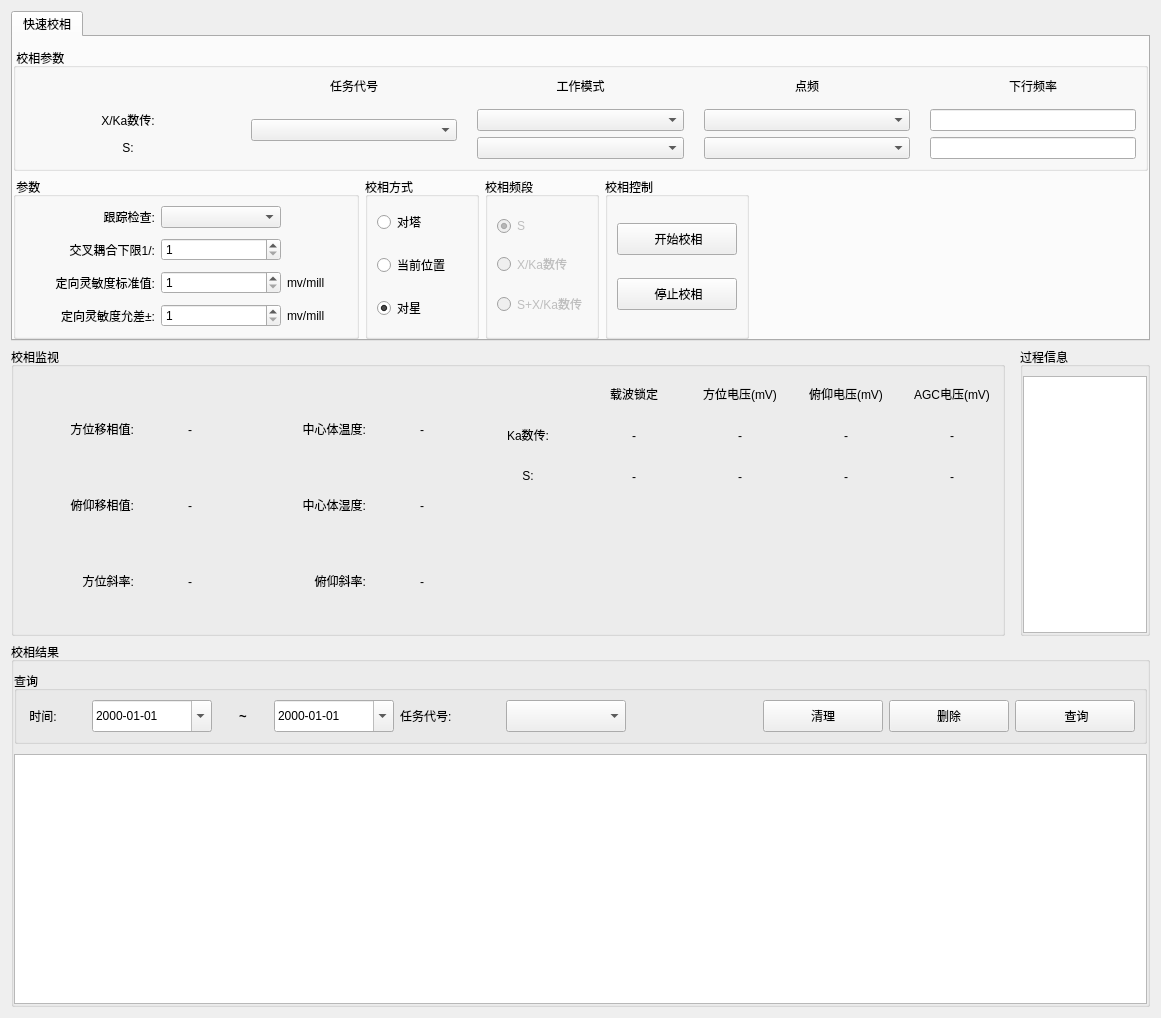
<?xml version="1.0" encoding="UTF-8"?>
<ui version="4.0">
 <class>PhaseCalibration</class>
 <widget class="QWidget" name="PhaseCalibration">
  <property name="geometry">
   <rect>
    <x>0</x>
    <y>0</y>
    <width>1161</width>
    <height>1018</height>
   </rect>
  </property>
  <layout class="QVBoxLayout" name="verticalLayout_3">
   <item>
    <widget class="QTabWidget" name="tabWidget">
     <property name="currentIndex">
      <number>0</number>
     </property>
     <widget class="QWidget" name="quickPC">
      <attribute name="title">
       <string>快速校相</string>
      </attribute>
      <layout class="QVBoxLayout" name="verticalLayout">
       <property name="leftMargin">
        <number>0</number>
       </property>
       <property name="topMargin">
        <number>11</number>
       </property>
       <property name="rightMargin">
        <number>0</number>
       </property>
       <property name="bottomMargin">
        <number>0</number>
       </property>
       <item>
        <widget class="QGroupBox" name="groupBox">
         <property name="title">
          <string> 校相参数</string>
         </property>
         <layout class="QGridLayout" name="gridLayout_3" columnstretch="0,0,0,0,0">
          <property name="horizontalSpacing">
           <number>20</number>
          </property>
          <item row="0" column="4">
           <widget class="QLabel" name="label_33">
            <property name="text">
             <string>下行频率</string>
            </property>
            <property name="alignment">
             <set>Qt::AlignCenter</set>
            </property>
           </widget>
          </item>
          <item row="2" column="0">
           <widget class="QLabel" name="label_13">
            <property name="text">
             <string>X/Ka数传:</string>
            </property>
            <property name="alignment">
             <set>Qt::AlignCenter</set>
            </property>
           </widget>
          </item>
          <item row="2" column="4">
           <widget class="QLineEdit" name="sc_downFreqQuick">
            <property name="sizePolicy">
             <sizepolicy hsizetype="Preferred" vsizetype="Fixed">
              <horstretch>0</horstretch>
              <verstretch>0</verstretch>
             </sizepolicy>
            </property>
            <property name="readOnly">
             <bool>true</bool>
            </property>
           </widget>
          </item>
          <item row="2" column="2">
           <widget class="QComboBox" name="sc_workMode"/>
          </item>
          <item row="2" column="3">
           <widget class="QComboBox" name="sc_dotDrequency"/>
          </item>
          <item row="0" column="1">
           <widget class="QLabel" name="label_25">
            <property name="text">
             <string>任务代号</string>
            </property>
            <property name="alignment">
             <set>Qt::AlignCenter</set>
            </property>
           </widget>
          </item>
          <item row="3" column="3">
           <widget class="QComboBox" name="s_dotDrequency"/>
          </item>
          <item row="0" column="2">
           <widget class="QLabel" name="label_20">
            <property name="text">
             <string>工作模式</string>
            </property>
            <property name="alignment">
             <set>Qt::AlignCenter</set>
            </property>
           </widget>
          </item>
          <item row="1" column="1" rowspan="3">
           <widget class="QComboBox" name="taskCode"/>
          </item>
          <item row="0" column="3">
           <widget class="QLabel" name="label_24">
            <property name="text">
             <string>点频</string>
            </property>
            <property name="alignment">
             <set>Qt::AlignCenter</set>
            </property>
           </widget>
          </item>
          <item row="3" column="0">
           <widget class="QLabel" name="label_15">
            <property name="text">
             <string>S:</string>
            </property>
            <property name="alignment">
             <set>Qt::AlignCenter</set>
            </property>
           </widget>
          </item>
          <item row="3" column="4">
           <widget class="QLineEdit" name="s_downFreqQuick">
            <property name="sizePolicy">
             <sizepolicy hsizetype="Preferred" vsizetype="Fixed">
              <horstretch>0</horstretch>
              <verstretch>0</verstretch>
             </sizepolicy>
            </property>
            <property name="readOnly">
             <bool>true</bool>
            </property>
           </widget>
          </item>
          <item row="3" column="2">
           <widget class="QComboBox" name="s_workMode"/>
          </item>
         </layout>
        </widget>
       </item>
       <item>
        <widget class="QWidget" name="widget_2" native="true">
         <layout class="QHBoxLayout" name="horizontalLayout_3">
          <property name="leftMargin">
           <number>0</number>
          </property>
          <property name="topMargin">
           <number>0</number>
          </property>
          <property name="rightMargin">
           <number>0</number>
          </property>
          <property name="bottomMargin">
           <number>0</number>
          </property>
          <item>
           <widget class="QGroupBox" name="groupBox_2">
            <property name="title">
             <string> 参数</string>
            </property>
            <layout class="QGridLayout" name="gridLayout_5">
             <property name="verticalSpacing">
              <number>10</number>
             </property>
             <item row="2" column="2">
              <widget class="QLabel" name="label_9">
               <property name="minimumSize">
                <size>
                 <width>60</width>
                 <height>0</height>
                </size>
               </property>
               <property name="text">
                <string>mv/mill</string>
               </property>
              </widget>
             </item>
             <item row="1" column="0">
              <widget class="QLabel" name="label_3">
               <property name="minimumSize">
                <size>
                 <width>130</width>
                 <height>0</height>
                </size>
               </property>
               <property name="text">
                <string> 交叉耦合下限1/:</string>
               </property>
               <property name="alignment">
                <set>Qt::AlignRight|Qt::AlignTrailing|Qt::AlignVCenter</set>
               </property>
              </widget>
             </item>
             <item row="2" column="0">
              <widget class="QLabel" name="label_4">
               <property name="minimumSize">
                <size>
                 <width>130</width>
                 <height>0</height>
                </size>
               </property>
               <property name="text">
                <string>定向灵敏度标准值:</string>
               </property>
               <property name="alignment">
                <set>Qt::AlignRight|Qt::AlignTrailing|Qt::AlignVCenter</set>
               </property>
              </widget>
             </item>
             <item row="3" column="0">
              <widget class="QLabel" name="label_6">
               <property name="minimumSize">
                <size>
                 <width>130</width>
                 <height>0</height>
                </size>
               </property>
               <property name="text">
                <string>定向灵敏度允差±:</string>
               </property>
               <property name="alignment">
                <set>Qt::AlignRight|Qt::AlignTrailing|Qt::AlignVCenter</set>
               </property>
              </widget>
             </item>
             <item row="3" column="2">
              <widget class="QLabel" name="label_10">
               <property name="minimumSize">
                <size>
                 <width>60</width>
                 <height>0</height>
                </size>
               </property>
               <property name="text">
                <string>mv/mill</string>
               </property>
              </widget>
             </item>
             <item row="0" column="0">
              <widget class="QLabel" name="label_2">
               <property name="minimumSize">
                <size>
                 <width>80</width>
                 <height>0</height>
                </size>
               </property>
               <property name="text">
                <string>跟踪检查:</string>
               </property>
               <property name="alignment">
                <set>Qt::AlignRight|Qt::AlignTrailing|Qt::AlignVCenter</set>
               </property>
              </widget>
             </item>
             <item row="0" column="1">
              <widget class="QComboBox" name="followUpInspectionQuick">
               <property name="minimumSize">
                <size>
                 <width>120</width>
                 <height>0</height>
                </size>
               </property>
              </widget>
             </item>
             <item row="1" column="1">
              <widget class="QSpinBox" name="crossCouplingLowerLimitQuick">
               <property name="minimum">
                <number>1</number>
               </property>
               <property name="maximum">
                <number>255</number>
               </property>
              </widget>
             </item>
             <item row="2" column="1">
              <widget class="QSpinBox" name="directionalSensitivityQuick">
               <property name="minimum">
                <number>1</number>
               </property>
               <property name="maximum">
                <number>65535</number>
               </property>
              </widget>
             </item>
             <item row="3" column="1">
              <widget class="QSpinBox" name="directionalSensitivityToleranceQuick">
               <property name="minimum">
                <number>1</number>
               </property>
               <property name="maximum">
                <number>65535</number>
               </property>
              </widget>
             </item>
            </layout>
           </widget>
          </item>
          <item>
           <widget class="QGroupBox" name="groupBox_4">
            <property name="title">
             <string>校相方式</string>
            </property>
            <layout class="QVBoxLayout" name="verticalLayout_4">
             <property name="topMargin">
              <number>0</number>
             </property>
             <property name="bottomMargin">
              <number>0</number>
             </property>
             <item>
              <widget class="QRadioButton" name="towerQuick">
               <property name="minimumSize">
                <size>
                 <width>90</width>
                 <height>0</height>
                </size>
               </property>
               <property name="text">
                <string>对塔</string>
               </property>
              </widget>
             </item>
             <item>
              <widget class="QRadioButton" name="currentLocationQuick">
               <property name="minimumSize">
                <size>
                 <width>90</width>
                 <height>0</height>
                </size>
               </property>
               <property name="text">
                <string>当前位置</string>
               </property>
              </widget>
             </item>
             <item>
              <widget class="QRadioButton" name="satelliteQuick">
               <property name="minimumSize">
                <size>
                 <width>90</width>
                 <height>0</height>
                </size>
               </property>
               <property name="text">
                <string>对星</string>
               </property>
               <property name="checked">
                <bool>true</bool>
               </property>
              </widget>
             </item>
            </layout>
           </widget>
          </item>
          <item>
           <widget class="QGroupBox" name="comboboxFB">
            <property name="title">
             <string>校相频段</string>
            </property>
            <layout class="QVBoxLayout" name="verticalLayout_6">
             <item>
              <widget class="QRadioButton" name="fb_1">
               <property name="enabled">
                <bool>false</bool>
               </property>
               <property name="text">
                <string>S</string>
               </property>
               <property name="checked">
                <bool>true</bool>
               </property>
              </widget>
             </item>
             <item>
              <widget class="QRadioButton" name="fb_3">
               <property name="enabled">
                <bool>false</bool>
               </property>
               <property name="text">
                <string>X/Ka数传</string>
               </property>
              </widget>
             </item>
             <item>
              <widget class="QRadioButton" name="fb_5">
               <property name="enabled">
                <bool>false</bool>
               </property>
               <property name="text">
                <string>S+X/Ka数传</string>
               </property>
              </widget>
             </item>
            </layout>
           </widget>
          </item>
          <item>
           <widget class="QGroupBox" name="groupBox_6">
            <property name="title">
             <string>校相控制</string>
            </property>
            <layout class="QVBoxLayout" name="verticalLayout_9">
             <item>
              <widget class="QPushButton" name="start">
               <property name="minimumSize">
                <size>
                 <width>120</width>
                 <height>32</height>
                </size>
               </property>
               <property name="maximumSize">
                <size>
                 <width>120</width>
                 <height>16777215</height>
                </size>
               </property>
               <property name="text">
                <string> 开始校相</string>
               </property>
              </widget>
             </item>
             <item>
              <widget class="QPushButton" name="end">
               <property name="minimumSize">
                <size>
                 <width>120</width>
                 <height>32</height>
                </size>
               </property>
               <property name="maximumSize">
                <size>
                 <width>120</width>
                 <height>16777215</height>
                </size>
               </property>
               <property name="text">
                <string> 停止校相</string>
               </property>
              </widget>
             </item>
            </layout>
           </widget>
          </item>
          <item>
           <spacer name="horizontalSpacer">
            <property name="orientation">
             <enum>Qt::Horizontal</enum>
            </property>
            <property name="sizeHint" stdset="0">
             <size>
              <width>0</width>
              <height>0</height>
             </size>
            </property>
           </spacer>
          </item>
         </layout>
        </widget>
       </item>
      </layout>
     </widget>
    </widget>
   </item>
   <item>
    <widget class="QWidget" name="widget" native="true">
     <layout class="QHBoxLayout" name="horizontalLayout" stretch="0,0">
      <property name="spacing">
       <number>15</number>
      </property>
      <property name="leftMargin">
       <number>0</number>
      </property>
      <property name="topMargin">
       <number>0</number>
      </property>
      <property name="rightMargin">
       <number>0</number>
      </property>
      <property name="bottomMargin">
       <number>0</number>
      </property>
      <item>
       <widget class="QGroupBox" name="groupBox_9">
        <property name="minimumSize">
         <size>
          <width>0</width>
          <height>0</height>
         </size>
        </property>
        <property name="title">
         <string>校相监视</string>
        </property>
        <layout class="QHBoxLayout" name="horizontalLayout_8">
         <property name="leftMargin">
          <number>0</number>
         </property>
         <property name="topMargin">
          <number>9</number>
         </property>
         <property name="rightMargin">
          <number>0</number>
         </property>
         <property name="bottomMargin">
          <number>0</number>
         </property>
         <item>
          <layout class="QGridLayout" name="gridLayout">
           <property name="leftMargin">
            <number>0</number>
           </property>
           <item row="0" column="1">
            <widget class="QLabel" name="azpr">
             <property name="minimumSize">
              <size>
               <width>100</width>
               <height>35</height>
              </size>
             </property>
             <property name="maximumSize">
              <size>
               <width>100</width>
               <height>32</height>
              </size>
             </property>
             <property name="text">
              <string>-</string>
             </property>
             <property name="alignment">
              <set>Qt::AlignCenter</set>
             </property>
            </widget>
           </item>
           <item row="1" column="0">
            <widget class="QLabel" name="label_26">
             <property name="minimumSize">
              <size>
               <width>120</width>
               <height>0</height>
              </size>
             </property>
             <property name="text">
              <string>俯仰移相值:</string>
             </property>
             <property name="alignment">
              <set>Qt::AlignRight|Qt::AlignTrailing|Qt::AlignVCenter</set>
             </property>
            </widget>
           </item>
           <item row="0" column="0">
            <widget class="QLabel" name="label_19">
             <property name="minimumSize">
              <size>
               <width>120</width>
               <height>0</height>
              </size>
             </property>
             <property name="text">
              <string>方位移相值:</string>
             </property>
             <property name="alignment">
              <set>Qt::AlignRight|Qt::AlignTrailing|Qt::AlignVCenter</set>
             </property>
            </widget>
           </item>
           <item row="1" column="1">
            <widget class="QLabel" name="elpr">
             <property name="minimumSize">
              <size>
               <width>100</width>
               <height>35</height>
              </size>
             </property>
             <property name="maximumSize">
              <size>
               <width>100</width>
               <height>32</height>
              </size>
             </property>
             <property name="text">
              <string>-</string>
             </property>
             <property name="alignment">
              <set>Qt::AlignCenter</set>
             </property>
            </widget>
           </item>
           <item row="0" column="2">
            <widget class="QLabel" name="label_37">
             <property name="minimumSize">
              <size>
               <width>120</width>
               <height>0</height>
              </size>
             </property>
             <property name="text">
              <string>中心体温度:</string>
             </property>
             <property name="alignment">
              <set>Qt::AlignRight|Qt::AlignTrailing|Qt::AlignVCenter</set>
             </property>
            </widget>
           </item>
           <item row="2" column="1">
            <widget class="QLabel" name="azge">
             <property name="minimumSize">
              <size>
               <width>100</width>
               <height>35</height>
              </size>
             </property>
             <property name="maximumSize">
              <size>
               <width>100</width>
               <height>32</height>
              </size>
             </property>
             <property name="text">
              <string>-</string>
             </property>
             <property name="alignment">
              <set>Qt::AlignCenter</set>
             </property>
            </widget>
           </item>
           <item row="2" column="0">
            <widget class="QLabel" name="label_27">
             <property name="minimumSize">
              <size>
               <width>120</width>
               <height>0</height>
              </size>
             </property>
             <property name="text">
              <string>方位斜率:</string>
             </property>
             <property name="alignment">
              <set>Qt::AlignRight|Qt::AlignTrailing|Qt::AlignVCenter</set>
             </property>
            </widget>
           </item>
           <item row="0" column="3">
            <widget class="QLabel" name="centerTemp">
             <property name="minimumSize">
              <size>
               <width>100</width>
               <height>35</height>
              </size>
             </property>
             <property name="maximumSize">
              <size>
               <width>100</width>
               <height>32</height>
              </size>
             </property>
             <property name="text">
              <string>-</string>
             </property>
             <property name="alignment">
              <set>Qt::AlignCenter</set>
             </property>
            </widget>
           </item>
           <item row="1" column="2">
            <widget class="QLabel" name="label_38">
             <property name="minimumSize">
              <size>
               <width>120</width>
               <height>0</height>
              </size>
             </property>
             <property name="text">
              <string>中心体湿度:</string>
             </property>
             <property name="alignment">
              <set>Qt::AlignRight|Qt::AlignTrailing|Qt::AlignVCenter</set>
             </property>
            </widget>
           </item>
           <item row="1" column="3">
            <widget class="QLabel" name="centerHumidity">
             <property name="minimumSize">
              <size>
               <width>100</width>
               <height>35</height>
              </size>
             </property>
             <property name="maximumSize">
              <size>
               <width>100</width>
               <height>32</height>
              </size>
             </property>
             <property name="text">
              <string>-</string>
             </property>
             <property name="alignment">
              <set>Qt::AlignCenter</set>
             </property>
            </widget>
           </item>
           <item row="2" column="2">
            <widget class="QLabel" name="label_28">
             <property name="minimumSize">
              <size>
               <width>120</width>
               <height>0</height>
              </size>
             </property>
             <property name="text">
              <string>俯仰斜率:</string>
             </property>
             <property name="alignment">
              <set>Qt::AlignRight|Qt::AlignTrailing|Qt::AlignVCenter</set>
             </property>
            </widget>
           </item>
           <item row="2" column="3">
            <widget class="QLabel" name="elge">
             <property name="minimumSize">
              <size>
               <width>100</width>
               <height>35</height>
              </size>
             </property>
             <property name="maximumSize">
              <size>
               <width>100</width>
               <height>32</height>
              </size>
             </property>
             <property name="text">
              <string>-</string>
             </property>
             <property name="alignment">
              <set>Qt::AlignCenter</set>
             </property>
            </widget>
           </item>
          </layout>
         </item>
         <item>
          <spacer name="horizontalSpacer_3">
           <property name="orientation">
            <enum>Qt::Horizontal</enum>
           </property>
           <property name="sizeHint" stdset="0">
            <size>
             <width>40</width>
             <height>20</height>
            </size>
           </property>
          </spacer>
         </item>
         <item>
          <layout class="QVBoxLayout" name="verticalLayout_5">
           <item>
            <layout class="QGridLayout" name="gaugeCircleLayout">
             <item row="2" column="0">
              <widget class="QLabel" name="label_29">
               <property name="minimumSize">
                <size>
                 <width>100</width>
                 <height>0</height>
                </size>
               </property>
               <property name="text">
                <string>S:</string>
               </property>
               <property name="alignment">
                <set>Qt::AlignCenter</set>
               </property>
              </widget>
             </item>
             <item row="2" column="3">
              <widget class="QLabel" name="s_fy">
               <property name="minimumSize">
                <size>
                 <width>100</width>
                 <height>35</height>
                </size>
               </property>
               <property name="maximumSize">
                <size>
                 <width>100</width>
                 <height>32</height>
                </size>
               </property>
               <property name="text">
                <string>-</string>
               </property>
               <property name="alignment">
                <set>Qt::AlignCenter</set>
               </property>
              </widget>
             </item>
             <item row="1" column="1">
              <widget class="QLabel" name="xKaSCInstructions">
               <property name="minimumSize">
                <size>
                 <width>100</width>
                 <height>35</height>
                </size>
               </property>
               <property name="maximumSize">
                <size>
                 <width>100</width>
                 <height>32</height>
                </size>
               </property>
               <property name="text">
                <string>-</string>
               </property>
               <property name="alignment">
                <set>Qt::AlignCenter</set>
               </property>
              </widget>
             </item>
             <item row="0" column="2">
              <widget class="QLabel" name="label_31">
               <property name="text">
                <string>方位电压(mV)</string>
               </property>
               <property name="alignment">
                <set>Qt::AlignCenter</set>
               </property>
              </widget>
             </item>
             <item row="0" column="1">
              <widget class="QLabel" name="label_35">
               <property name="minimumSize">
                <size>
                 <width>0</width>
                 <height>35</height>
                </size>
               </property>
               <property name="text">
                <string>载波锁定</string>
               </property>
               <property name="alignment">
                <set>Qt::AlignCenter</set>
               </property>
              </widget>
             </item>
             <item row="2" column="2">
              <widget class="QLabel" name="s_fw">
               <property name="minimumSize">
                <size>
                 <width>100</width>
                 <height>35</height>
                </size>
               </property>
               <property name="maximumSize">
                <size>
                 <width>100</width>
                 <height>32</height>
                </size>
               </property>
               <property name="text">
                <string>-</string>
               </property>
               <property name="alignment">
                <set>Qt::AlignCenter</set>
               </property>
              </widget>
             </item>
             <item row="2" column="4">
              <widget class="QLabel" name="s_agc">
               <property name="minimumSize">
                <size>
                 <width>100</width>
                 <height>35</height>
                </size>
               </property>
               <property name="maximumSize">
                <size>
                 <width>100</width>
                 <height>32</height>
                </size>
               </property>
               <property name="text">
                <string>-</string>
               </property>
               <property name="alignment">
                <set>Qt::AlignCenter</set>
               </property>
              </widget>
             </item>
             <item row="1" column="2">
              <widget class="QLabel" name="sc_fw">
               <property name="minimumSize">
                <size>
                 <width>100</width>
                 <height>35</height>
                </size>
               </property>
               <property name="maximumSize">
                <size>
                 <width>100</width>
                 <height>32</height>
                </size>
               </property>
               <property name="text">
                <string>-</string>
               </property>
               <property name="alignment">
                <set>Qt::AlignCenter</set>
               </property>
              </widget>
             </item>
             <item row="1" column="0">
              <widget class="QLabel" name="label_30">
               <property name="minimumSize">
                <size>
                 <width>100</width>
                 <height>0</height>
                </size>
               </property>
               <property name="text">
                <string>Ka数传:</string>
               </property>
               <property name="alignment">
                <set>Qt::AlignCenter</set>
               </property>
              </widget>
             </item>
             <item row="0" column="3">
              <widget class="QLabel" name="label_32">
               <property name="text">
                <string>俯仰电压(mV)</string>
               </property>
               <property name="alignment">
                <set>Qt::AlignCenter</set>
               </property>
              </widget>
             </item>
             <item row="0" column="4">
              <widget class="QLabel" name="label_34">
               <property name="text">
                <string>AGC电压(mV)</string>
               </property>
               <property name="alignment">
                <set>Qt::AlignCenter</set>
               </property>
              </widget>
             </item>
             <item row="2" column="1">
              <widget class="QLabel" name="sInstructions">
               <property name="minimumSize">
                <size>
                 <width>100</width>
                 <height>35</height>
                </size>
               </property>
               <property name="maximumSize">
                <size>
                 <width>100</width>
                 <height>32</height>
                </size>
               </property>
               <property name="text">
                <string>-</string>
               </property>
               <property name="alignment">
                <set>Qt::AlignCenter</set>
               </property>
              </widget>
             </item>
             <item row="1" column="3">
              <widget class="QLabel" name="sc_fy">
               <property name="minimumSize">
                <size>
                 <width>100</width>
                 <height>35</height>
                </size>
               </property>
               <property name="maximumSize">
                <size>
                 <width>100</width>
                 <height>32</height>
                </size>
               </property>
               <property name="text">
                <string>-</string>
               </property>
               <property name="alignment">
                <set>Qt::AlignCenter</set>
               </property>
              </widget>
             </item>
             <item row="1" column="4">
              <widget class="QLabel" name="sc_agc">
               <property name="minimumSize">
                <size>
                 <width>100</width>
                 <height>35</height>
                </size>
               </property>
               <property name="maximumSize">
                <size>
                 <width>100</width>
                 <height>32</height>
                </size>
               </property>
               <property name="text">
                <string>-</string>
               </property>
               <property name="alignment">
                <set>Qt::AlignCenter</set>
               </property>
              </widget>
             </item>
            </layout>
           </item>
           <item>
            <spacer name="verticalSpacer">
             <property name="orientation">
              <enum>Qt::Vertical</enum>
             </property>
             <property name="sizeHint" stdset="0">
              <size>
               <width>20</width>
               <height>40</height>
              </size>
             </property>
            </spacer>
           </item>
          </layout>
         </item>
        </layout>
       </widget>
      </item>
      <item>
       <widget class="QGroupBox" name="groupBox_5">
        <property name="title">
         <string>过程信息</string>
        </property>
        <layout class="QVBoxLayout" name="verticalLayout_8">
         <property name="spacing">
          <number>0</number>
         </property>
         <property name="leftMargin">
          <number>0</number>
         </property>
         <property name="topMargin">
          <number>9</number>
         </property>
         <property name="rightMargin">
          <number>0</number>
         </property>
         <property name="bottomMargin">
          <number>0</number>
         </property>
         <item>
          <widget class="QTextBrowser" name="statusInfo"/>
         </item>
        </layout>
       </widget>
      </item>
     </layout>
    </widget>
   </item>
   <item>
    <widget class="QGroupBox" name="groupBox_3">
     <property name="title">
      <string>校相结果</string>
     </property>
     <layout class="QVBoxLayout" name="verticalLayout_2">
      <property name="spacing">
       <number>10</number>
      </property>
      <property name="leftMargin">
       <number>0</number>
      </property>
      <property name="rightMargin">
       <number>0</number>
      </property>
      <property name="bottomMargin">
       <number>0</number>
      </property>
      <item>
       <widget class="QGroupBox" name="groupBox_7">
        <property name="title">
         <string>查询</string>
        </property>
        <layout class="QHBoxLayout" name="horizontalLayout_4">
         <item>
          <widget class="QLabel" name="label_7">
           <property name="minimumSize">
            <size>
             <width>60</width>
             <height>0</height>
            </size>
           </property>
           <property name="text">
            <string> 时间:</string>
           </property>
          </widget>
         </item>
         <item>
          <widget class="QDateEdit" name="beginDate">
           <property name="minimumSize">
            <size>
             <width>120</width>
             <height>32</height>
            </size>
           </property>
           <property name="displayFormat">
            <string>yyyy-MM-dd</string>
           </property>
           <property name="calendarPopup">
            <bool>true</bool>
           </property>
          </widget>
         </item>
         <item>
          <widget class="QLabel" name="label_8">
           <property name="sizePolicy">
            <sizepolicy hsizetype="Minimum" vsizetype="Preferred">
             <horstretch>0</horstretch>
             <verstretch>0</verstretch>
            </sizepolicy>
           </property>
           <property name="minimumSize">
            <size>
             <width>50</width>
             <height>0</height>
            </size>
           </property>
           <property name="font">
            <font>
             <pointsize>10</pointsize>
             <weight>75</weight>
             <bold>true</bold>
            </font>
           </property>
           <property name="text">
            <string>~</string>
           </property>
           <property name="alignment">
            <set>Qt::AlignCenter</set>
           </property>
          </widget>
         </item>
         <item>
          <widget class="QDateEdit" name="endDate">
           <property name="minimumSize">
            <size>
             <width>120</width>
             <height>32</height>
            </size>
           </property>
           <property name="displayFormat">
            <string>yyyy-MM-dd</string>
           </property>
           <property name="calendarPopup">
            <bool>true</bool>
           </property>
          </widget>
         </item>
         <item>
          <widget class="QLabel" name="label_14">
           <property name="minimumSize">
            <size>
             <width>100</width>
             <height>0</height>
            </size>
           </property>
           <property name="maximumSize">
            <size>
             <width>120</width>
             <height>16777215</height>
            </size>
           </property>
           <property name="text">
            <string>任务代号:</string>
           </property>
          </widget>
         </item>
         <item>
          <widget class="QComboBox" name="taskCodeSearch">
           <property name="minimumSize">
            <size>
             <width>120</width>
             <height>32</height>
            </size>
           </property>
          </widget>
         </item>
         <item>
          <spacer name="horizontalSpacer_2">
           <property name="orientation">
            <enum>Qt::Horizontal</enum>
           </property>
           <property name="sizeHint" stdset="0">
            <size>
             <width>40</width>
             <height>20</height>
            </size>
           </property>
          </spacer>
         </item>
         <item>
          <widget class="QPushButton" name="finishing">
           <property name="minimumSize">
            <size>
             <width>120</width>
             <height>32</height>
            </size>
           </property>
           <property name="text">
            <string>清理</string>
           </property>
          </widget>
         </item>
         <item>
          <widget class="QPushButton" name="remove">
           <property name="minimumSize">
            <size>
             <width>120</width>
             <height>32</height>
            </size>
           </property>
           <property name="text">
            <string>删除</string>
           </property>
          </widget>
         </item>
         <item>
          <widget class="QPushButton" name="query">
           <property name="minimumSize">
            <size>
             <width>120</width>
             <height>32</height>
            </size>
           </property>
           <property name="text">
            <string> 查询</string>
           </property>
          </widget>
         </item>
        </layout>
       </widget>
      </item>
      <item>
       <widget class="QTableView" name="tableView">
        <property name="minimumSize">
         <size>
          <width>0</width>
          <height>250</height>
         </size>
        </property>
       </widget>
      </item>
     </layout>
    </widget>
   </item>
  </layout>
 </widget>
 <resources/>
 <connections/>
</ui>
